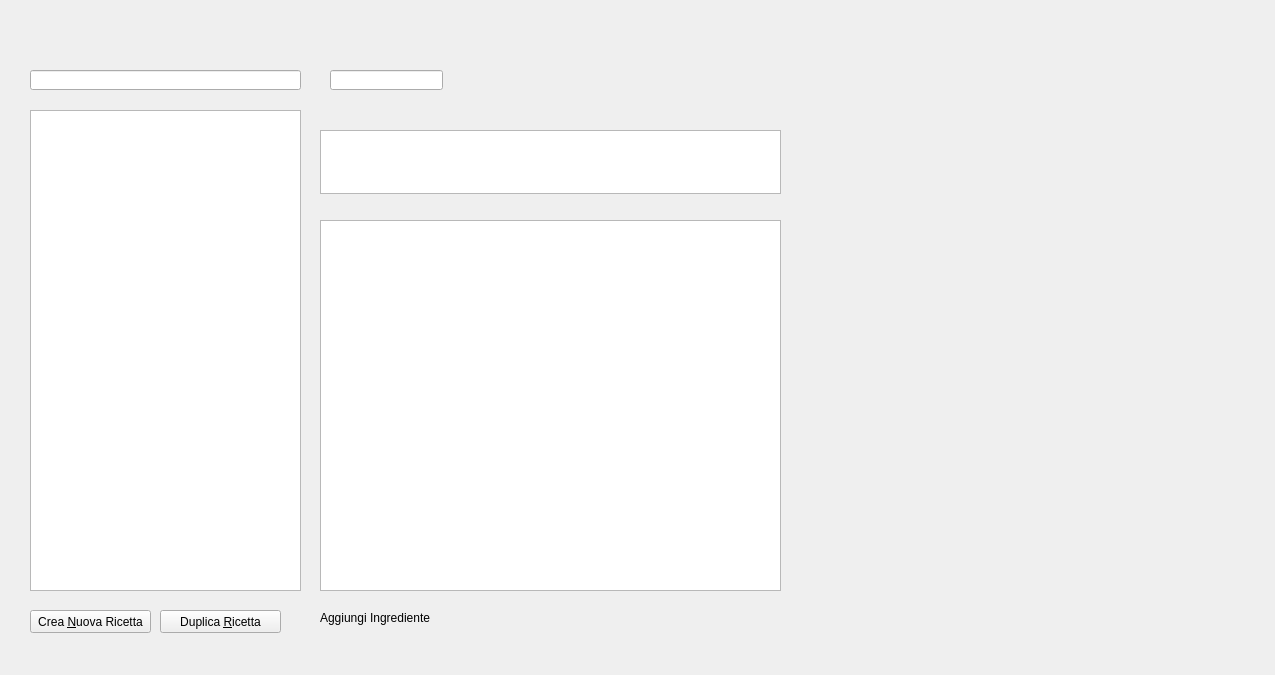
<?xml version="1.0" encoding="UTF-8"?>
<ui version="4.0">
 <class>HRicette</class>
 <widget class="QWidget" name="HRicette">
  <property name="geometry">
   <rect>
    <x>0</x>
    <y>0</y>
    <width>1275</width>
    <height>675</height>
   </rect>
  </property>
  <property name="windowTitle">
   <string>Ricette</string>
  </property>
  <widget class="QPushButton" name="pushButton">
   <property name="geometry">
    <rect>
     <x>30</x>
     <y>610</y>
     <width>121</width>
     <height>23</height>
    </rect>
   </property>
   <property name="text">
    <string>Crea &amp;Nuova Ricetta</string>
   </property>
  </widget>
  <widget class="QLineEdit" name="lineEdit">
   <property name="geometry">
    <rect>
     <x>30</x>
     <y>70</y>
     <width>271</width>
     <height>20</height>
    </rect>
   </property>
  </widget>
  <widget class="QPushButton" name="pushButton_2">
   <property name="geometry">
    <rect>
     <x>160</x>
     <y>610</y>
     <width>121</width>
     <height>23</height>
    </rect>
   </property>
   <property name="text">
    <string>Duplica &amp;Ricetta</string>
   </property>
  </widget>
  <widget class="QListView" name="lvRicette">
   <property name="geometry">
    <rect>
     <x>30</x>
     <y>110</y>
     <width>271</width>
     <height>481</height>
    </rect>
   </property>
  </widget>
  <widget class="QTableView" name="cvRigric">
   <property name="geometry">
    <rect>
     <x>320</x>
     <y>220</y>
     <width>461</width>
     <height>371</height>
    </rect>
   </property>
  </widget>
  <widget class="QLineEdit" name="leID">
   <property name="geometry">
    <rect>
     <x>330</x>
     <y>70</y>
     <width>113</width>
     <height>20</height>
    </rect>
   </property>
  </widget>
  <widget class="QTextEdit" name="teNote">
   <property name="geometry">
    <rect>
     <x>320</x>
     <y>130</y>
     <width>461</width>
     <height>64</height>
    </rect>
   </property>
  </widget>
  <widget class="QLabel" name="label">
   <property name="geometry">
    <rect>
     <x>320</x>
     <y>610</y>
     <width>111</width>
     <height>16</height>
    </rect>
   </property>
   <property name="text">
    <string>Aggiungi Ingrediente</string>
   </property>
  </widget>
 </widget>
 <resources/>
 <connections>
  <connection>
   <sender>pushButton</sender>
   <signal>clicked()</signal>
   <receiver>HRicette</receiver>
   <slot>addRecipe()</slot>
   <hints>
    <hint type="sourcelabel">
     <x>62</x>
     <y>28</y>
    </hint>
    <hint type="destinationlabel">
     <x>440</x>
     <y>7</y>
    </hint>
   </hints>
  </connection>
 </connections>
 <slots>
  <slot>addRecipe()</slot>
 </slots>
</ui>
